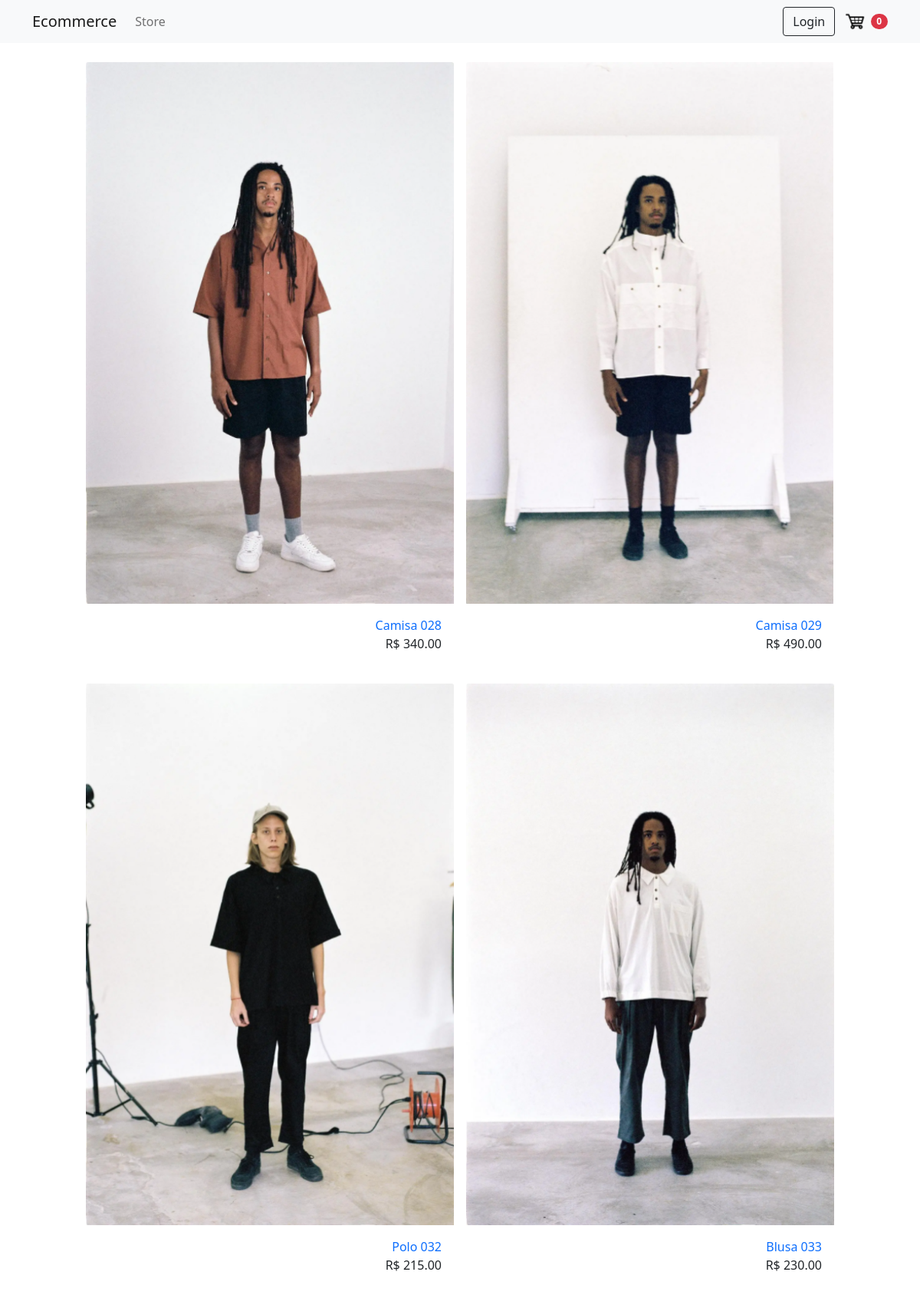
/, run on an earlier commit of the app's database.
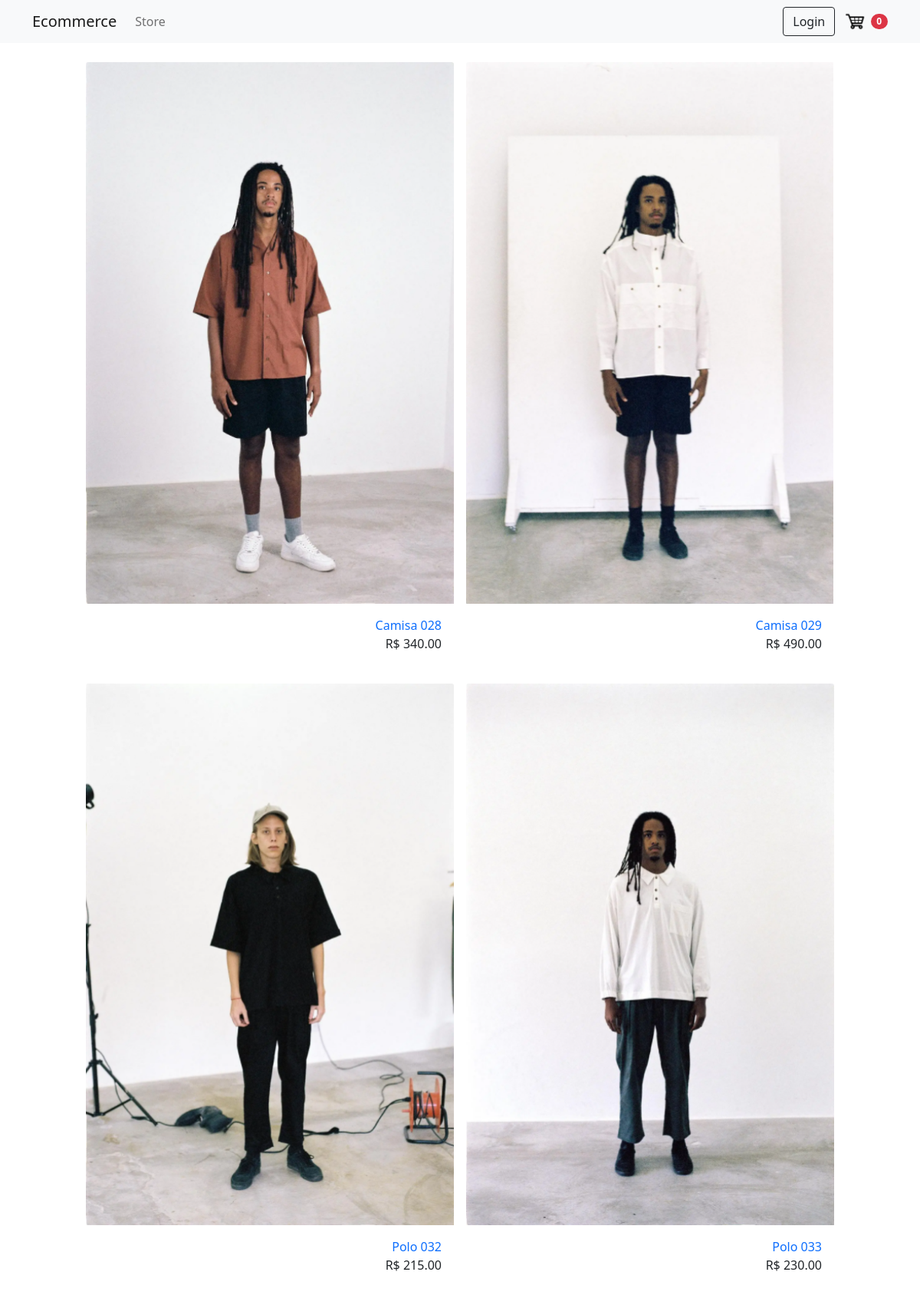
And on a later commit of the database.
### store/models.py (models this page shows, shortened)
class Product(models.Model):
    product_code = models.CharField(max_length=5, unique=True)
    name = models.CharField(max_length=30, null=False)
    price = models.FloatField()
    image = models.ImageField(null=True, blank=True)
    description = models.TextField(null=True, blank=True, max_length=200)
    @property
    def imageURL(self):
        try:
            url = self.image.url
        except:
            url = ''
        return url

### store/views.py (the view)
# urls.py: path('', include('store.urls')),
def store(request):
    products = Product.objects.all()
    context = {
        'products': products
    }
    return render(request, 'store/store.html', context)

### store/templates/store/store.html
{% extends 'store/main.html' %}
{% load static %}
{% block content %}
<div class="container-fluid pt-3" style="max-width:1000px">
  <div class="row gutter justify-content-around">
    {% for product in products %}
      <div class="col-12 col-sm-12 col-md-6 col-lg-6 mb-4">
        <div class="card-product d-flex flex-column align-items-strech h-100 m-0 position-relative final" style="min-width: 18rem; max-width: 30rem">
          <a href="">
            <img class="card-img-top" src="{{ product.imageURL }}" alt="Card image cap" style="max-height: 706px;">
          </a>
          <div class="card-body">
            <a href="{% url 'product' product.id %}">
              <p class="card-text" style="text-align:right">{{product.name}}</p>
            </a>
            <p class="card-text" style="text-align:right">R$ {{product.price|floatformat:2}}</p>
          </div>
        </div>
      </div>
    {% endfor %}
  </div>
</div>
{% endblock content %}

What changed in the data, as far as the page shows it:
changed Product: name "Blusa 033" → "Polo 033"
